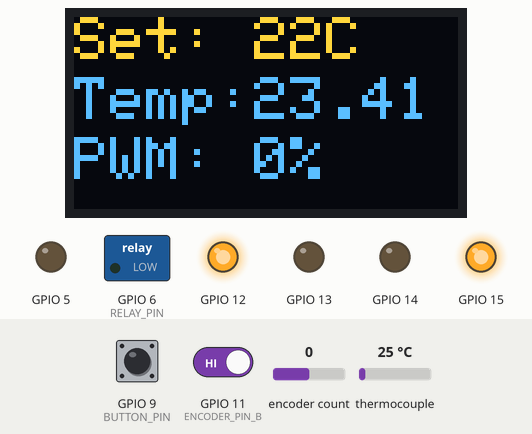
Recording of a program running on a simulated ESP32-S3. Shown: 128×64 one-colour display, switched loads named in the program (green lamp = pin HIGH), output pins drawn as LEDs (lit = HIGH). The test bench sets the inputs (shaded band); at power-on: GPIO 9 (BUTTON_PIN) HIGH, thermocouple 25 °C, encoder count 0, GPIO 11 (ENCODER_PIN_B) HIGH. The OLED is the two-colour kind (top 16 rows yellow); EEPROM starts erased; what the program prints to the serial monitor is not drawn.

Above: at 2.7 s.
2.8 s: GPIO 9 (BUTTON_PIN) pulled LOW for 0.15 s
At 5.0 s:
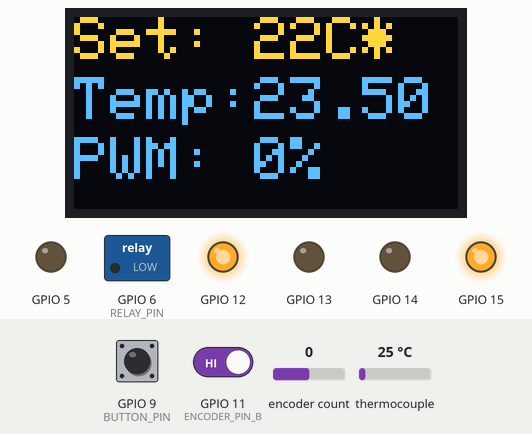
6.1 s: GPIO 9 (BUTTON_PIN) pulled LOW for 3.2 s
At 10.5 s:
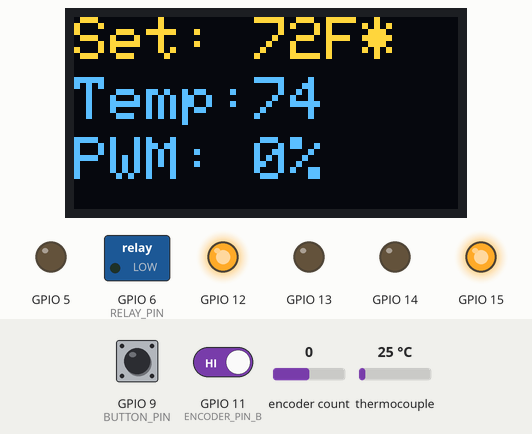
10.8 s: GPIO 9 (BUTTON_PIN) pulled LOW for 1 s
At 12.6 s:
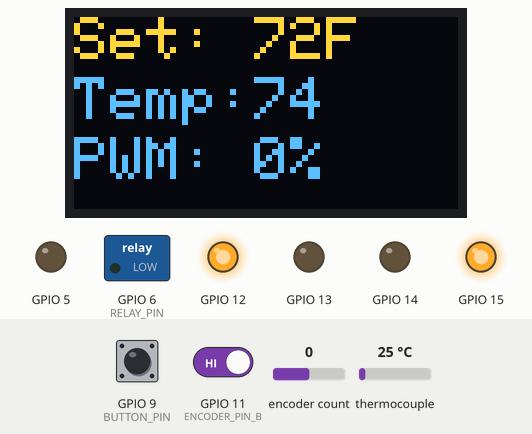
13.3 s: thermocouple set to 6 °C
At 14.5 s:
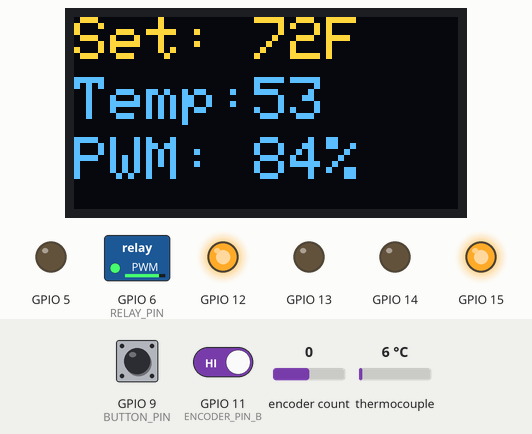
16.9 s: thermocouple set to 25 °C
At 17.6 s:
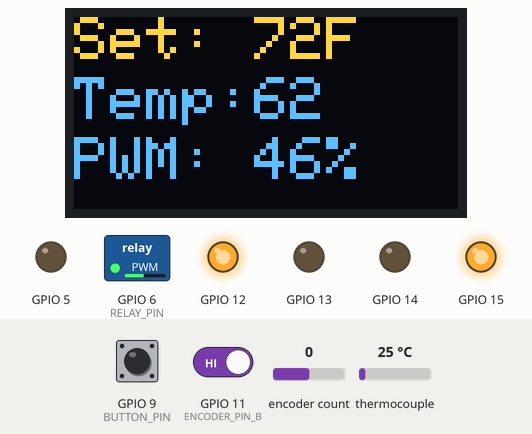
20.0 s: encoder count set to 4
At 22.3 s:
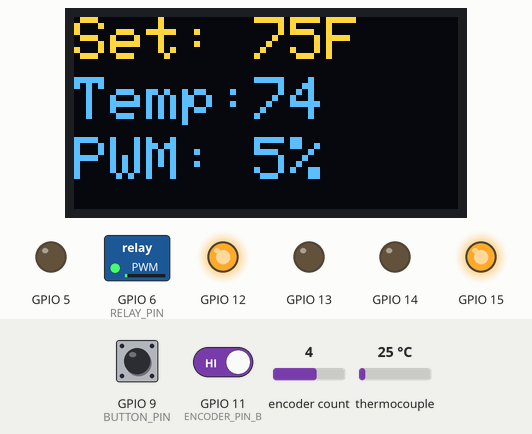
Timing chart, 0 to 22.5 s (numbered marks = the images above; inputs shaded):
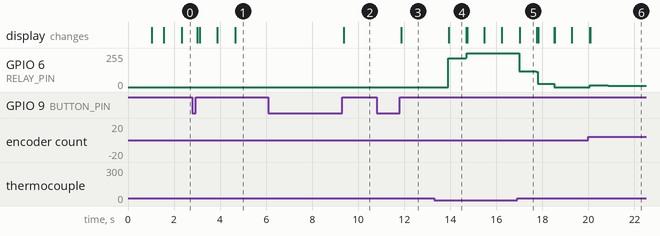

Measured:
- after the input at 2.8 s, the display: first changes after 0.20 s (image 1 shows a later state)
- after the input at 6.1 s, the display: changes after 3.3 s (image 2)
- after the input at 10.8 s, the display: changes after 1.1 s (image 3)
- after the input at 13.3 s, GPIO 6 (RELAY_PIN): 0/255 → 215/255 after 0.62 s, → 255/255 0.75 s later; the display: changes after 0.64 s (image 4)
- after the input at 16.9 s, GPIO 6 (RELAY_PIN): 255/255 → 117/255 after 0.09 s, → 25/255 0.75 s later, → 0/255 0.75 s later; the display: changes after 0.11 s (image 5)
- after the input at 20.0 s, GPIO 6 (RELAY_PIN): 0/255 → 13/255 after 0.06 s, → 11/255 0.80 s later, → 10/255 0.70 s later; the display: first changes after 0.06 s (image 6 shows a later state)
- what the display in image 4 shows lasts 0.8 s, from 13.9 s to 14.7 s

The program:

main.cpp
```cpp
/***************** INCLUDES ****************/
#include <Wire.h>
#include <Adafruit_GFX.h>
#include <Adafruit_SSD1306.h>
#include "max6675.h"
#include <Encoder.h>
#include <Bounce2.h>
#include <math.h>
#include <PID_v1.h>
#include <Preferences.h>  // Include the Preferences library for NVS

/**************** MACROS ******************/
#define BUTTON_PIN 9
#define READ_TEMP_MS 750
#define RELAY_SINK_DEADBAND 0.5
#define SCREEN_WIDTH 128
#define SCREEN_HEIGHT 64
#define OLED_RESET -1
#define ENCODER_PIN_A 10
#define ENCODER_PIN_B 11
#define RELAY_PIN 6
#define THERMO_DO 16
#define THERMO_CS 17
#define THERMO_CLK 18
// Tunable parameters
#define HEAT_LOSS_RATE 1
#define P_GAIN 20
#define I_GAIN 0
#define D_GAIN 0
#define LONG_PRESS_DURATION 2000
#define CAL_OFFSET -1.5

/*************** GLOBALS *****************/
// Display and sensor objects
Adafruit_SSD1306 display(SCREEN_WIDTH, SCREEN_HEIGHT, &Wire, OLED_RESET);
MAX6675 thermocouple(THERMO_CLK, THERMO_CS, THERMO_DO);
Encoder myEnc(ENCODER_PIN_A, ENCODER_PIN_B);
Bounce2::Button encoderButton = Bounce2::Button();
Preferences preferences;  // Create a Preferences object

// Variables
bool setpointLocked = false;
long oldPosition = -999;
float currentTemp = 22;
int setpoint = 22;
float previousPwmPercentage = -1.0;
volatile long encoderPosition = 0;
long lastEncoderPosition = 0;
bool displayNeedsUpdate = true;
bool relayIsOn = false;
bool prevRelayIsOn = false;
bool prevTempTooLow = false;
double Setpoint, Input, Output;
PID myPID(&Input, &Output, &Setpoint, P_GAIN, I_GAIN, D_GAIN, DIRECT);
bool tempUnitCelsius = true;  // True if Celsius, False if Fahrenheit
unsigned long buttonPressStartTime = 0;  // Declare in global scope
bool longPressDetected = false;          // Declare in global scope
float calibrationOffset =  CAL_OFFSET;
// Kalman filter variables
float Q = 0.1;
float R = 0.1;
float P = 1.0;
float K;
float X = 22;

// Feedforward variable
float feedforwardTerm = 0;

float kalmanFilter(float measurement) {
    P = P + Q;
    K = P / (P + R);
    X = X + K * (measurement - X);
    P = (1 - K) * P;
    return X;
}

float toFahrenheit(float celsius) {
    return celsius * 9.0 / 5.0 + 32.0;
}

float correctTemperature(float rawTemp) {
    return rawTemp + calibrationOffset;  // Apply a calibration offset of 2°C
}

/***************** FUNCTION DECLARATIONS ***************/
void setup();
void updateEncoder();
void handleSetpointLock();
void handleSetpointChange();
void readTemp();
void setRelayWithPID();
void updateDisplay();
void loop();
void handleButtonPress();
void switchTemperatureUnit();

/**************** PUBLIC FUNCTIONS ********************/
void setup() {
    pinMode(5, OUTPUT);
    digitalWrite(5, LOW);
    pinMode(14, OUTPUT);
    digitalWrite(14, LOW);
    pinMode(15, OUTPUT);
    digitalWrite(15, HIGH);
    pinMode(13, OUTPUT);
    pinMode(12, OUTPUT);
    digitalWrite(13, LOW);
    digitalWrite(12, HIGH);
    delay(1000);

    encoderButton.attach(BUTTON_PIN, INPUT_PULLUP);
    encoderButton.interval(5);
    encoderButton.setPressedState(LOW);
    attachInterrupt(digitalPinToInterrupt(ENCODER_PIN_A), updateEncoder, CHANGE);
    attachInterrupt(digitalPinToInterrupt(ENCODER_PIN_B), updateEncoder, CHANGE);

    if (!display.begin(SSD1306_SWITCHCAPVCC, 0x3C)) {
        Serial.println(F("SSD1306 allocation failed"));
        for (;;);
    }

    // Initialize NVS
    if (!preferences.begin("my-app", false)) {
        Serial.println("Failed to initialize NVS");
        for (;;);
    }

    // Retrieve the setpoint and lock state from NVS
    setpoint = preferences.getInt("setpoint", 22);  // Default setpoint is 22 if not set
    setpointLocked = preferences.getBool("setpointLocked", false);  // Default lock state is false if not set
    tempUnitCelsius = preferences.getBool("tempUnitCelsius", true);  // Default to Celsius if not set

    Setpoint = setpoint;
    myPID.SetMode(AUTOMATIC);
    myPID.SetOutputLimits(0, 255);

    Serial.begin(9600);
    Serial.println("MAX6675 test");
    delay(500);
    Serial.println("Setup complete - starting main loop");
}

void updateEncoder() {
    static int lastEncoded = 0;
    static int changeCount = 0;
    int MSB = digitalRead(ENCODER_PIN_A);
    int LSB = digitalRead(ENCODER_PIN_B);
    int encoded = (MSB << 1) | LSB;
    int sum = (lastEncoded << 2) | encoded;

    if (sum == 0b1101 || sum == 0b0100 || sum == 0b0010 || sum == 0b1011 ||
        sum == 0b1110 || sum == 0b0111 || sum == 0b0001 || sum == 0b1000) {
        changeCount++;
        if (changeCount >= 4) {
            if (sum == 0b1101 || sum == 0b0100 || sum == 0b0010 || sum == 0b1011) {
                encoderPosition--;
            }
            if (sum == 0b1110 || sum == 0b0111 || sum == 0b0001 || sum == 0b1000) {
                encoderPosition++;
            }
            changeCount = 0;
        }
    }

    lastEncoded = encoded;
}

void handleSetpointLock() {
    setpointLocked = !setpointLocked;
    displayNeedsUpdate = true;

    // Save the setpoint lock state to NVS
    preferences.putBool("setpointLocked", setpointLocked);

    if (setpointLocked) {
        Serial.println("Setpoint locked.");
    } else {
        Serial.println("Setpoint unlocked.");
        noInterrupts();
        lastEncoderPosition = encoderPosition;
        interrupts();
    }
}

void handleSetpointChange() {
    long currentEncoderPosition;
    noInterrupts();
    currentEncoderPosition = encoderPosition;
    interrupts();

    if (currentEncoderPosition != lastEncoderPosition && !setpointLocked) {
        setpoint += (currentEncoderPosition - lastEncoderPosition);
        lastEncoderPosition = currentEncoderPosition;
        setpoint = max(0, min(setpoint, 100));

        // Save the setpoint to NVS
        preferences.putInt("setpoint", setpoint);

        Serial.print("Setpoint changed to: ");
        Serial.println(setpoint);

        displayNeedsUpdate = true;
    }
}

void readTemp() {
    static unsigned long lastTempReadTime = 0;
    unsigned long currentMillis = millis();

    if (currentMillis - lastTempReadTime >= READ_TEMP_MS) {
        lastTempReadTime = currentMillis;
        float newTemp = thermocouple.readCelsius();
        currentTemp = correctTemperature(kalmanFilter(newTemp));  // Apply calibration

        if (fabs(newTemp - currentTemp) >= 0.1) {
            Serial.print("Sensor Temp Updated: ");
            Serial.print(currentTemp);
            Serial.println("C");
            displayNeedsUpdate = true;
        }
    }
}

void setRelayWithPID() {
    Input = currentTemp;
    Setpoint = setpoint;
    myPID.Compute();

    // Calculate feedforward term based on heat loss rate
    feedforwardTerm = HEAT_LOSS_RATE * (Setpoint - currentTemp);

    // Add feedforward term to PID output
    double totalOutput = Output + feedforwardTerm;
    totalOutput = constrain(totalOutput, 0, 255); // Ensure output is within valid range

    analogWrite(RELAY_PIN, totalOutput);

    // Convert PWM percentage to integer to display only full percent values
    int currentPwmPercentage = static_cast<int>((totalOutput / 255.0) * 100);

    // Update display if the percentage changes by more than 1% or if it reaches 0% or 100%
    if (abs(currentPwmPercentage - static_cast<int>(previousPwmPercentage)) > 1 || currentPwmPercentage == 0 || currentPwmPercentage == 100) {
        displayNeedsUpdate = true;
        previousPwmPercentage = currentPwmPercentage;
    }

    // Update display if the relay state changes
    if (prevRelayIsOn != (totalOutput > 0)) {
        displayNeedsUpdate = true;
        prevRelayIsOn = (totalOutput > 0);
    }
}

void updateDisplay() {
    if (!displayNeedsUpdate) {
        return;  // If no update is needed, just return
    }

    display.clearDisplay();
    display.setTextSize(2);
    display.setTextColor(SSD1306_WHITE);  // Set text color to white
    display.setCursor(0, 0);
    display.print("Set: ");
    if (tempUnitCelsius) {
        display.print(setpoint);
        display.print("C");
    } else {
        display.print((int)round(toFahrenheit(setpoint)));  // Round and convert to integer
        display.print("F");
    }
    if (setpointLocked) {
        display.print("*");  // Add an asterisk if setpoint is locked
    }

    display.setCursor(0, 20);
    display.print("Temp:");
    if (tempUnitCelsius) {
        display.print(currentTemp);
    } else {
        display.print((int)round(toFahrenheit(currentTemp)));  // Round and convert to integer
    }

    display.setCursor(0, 40);
    display.print("PWM: ");
    display.print(static_cast<int>(previousPwmPercentage));  // Display only full percent values
    display.print("%");

    display.display();

    displayNeedsUpdate = false;  // Reset update flag
}

void handleButtonPress() {
    encoderButton.update();

    if (encoderButton.pressed()) {
        buttonPressStartTime = millis();
        longPressDetected = false;
    }

    if (encoderButton.released()) {
        unsigned long pressDuration = millis() - buttonPressStartTime;
        if (pressDuration >= LONG_PRESS_DURATION) {
            if (!longPressDetected) {
                longPressDetected = true;
                switchTemperatureUnit();
            }
        } else {
            handleSetpointLock();
        }
    }
}

void switchTemperatureUnit() {
    tempUnitCelsius = !tempUnitCelsius;
    preferences.putBool("tempUnitCelsius", tempUnitCelsius);  // Save unit preference
    displayNeedsUpdate = true;
    Serial.println(tempUnitCelsius ? "Switched to Celsius" : "Switched to Fahrenheit");
}

void loop() {
    handleButtonPress();
    handleSetpointChange();
    readTemp();
    setRelayWithPID();
    updateDisplay();
}
```
